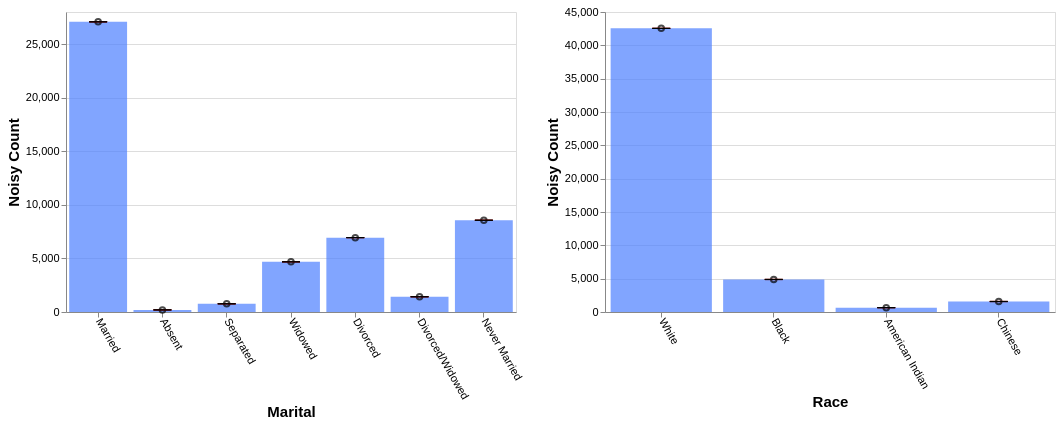

Express this chart as Vega-Lite.
### Vega-Lite specification from a JSON file in a GitHub repository (floating-point values rounded to 4 significant figures)
{"config": {"view": {"continuousWidth": 400, "continuousHeight": 300}, "axis": {"labelFontSize": 11, "titleFontSize": 15}, "axisBottom": {"labelAngle": 60}}, "hconcat": [{"layer": [{"mark": "bar", "encoding": {"color": {"value": "transparent"}, "tooltip": [{"aggregate": "sum", "field": "noisy_count", "title": "noisy count", "type": "quantitative"}, {"aggregate": "sum", "field": "noisy_count_prev", "title": "prev count", "type": "quantitative"}, {"aggregate": "sum", "field": "error", "title": "current error", "type": "quantitative"}, {"aggregate": "sum", "field": "error_prev", "title": "prev error", "type": "quantitative"}], "x": {"field": "marital", "sort": null, "title": "Marital", "type": "ordinal"}}, "height": 300, "selection": {"selector557": {"type": "interval", "encodings": ["x"]}}, "transform": [{"filter": {"selection": "selector558"}}], "width": 450}, {"mark": {"type": "bar", "color": "gray", "opacity": 0}, "encoding": {"x": {"field": "marital", "sort": null, "title": "Marital", "type": "ordinal"}, "y": {"aggregate": "sum", "field": "noisy_count_prev", "type": "quantitative"}}, "transform": [{"filter": {"selection": "selector558"}}]}, {"mark": {"type": "bar", "color": "#4C7FFF", "opacity": 0.7}, "encoding": {"x": {"field": "marital", "sort": null, "title": "Marital", "type": "ordinal"}, "y": {"aggregate": "sum", "field": "noisy_count", "type": "quantitative"}}, "transform": [{"filter": {"selection": "selector558"}}]}, {"mark": {"type": "point", "color": "black", "opacity": 0.7}, "encoding": {"x": {"field": "marital", "sort": null, "title": "Marital", "type": "ordinal"}, "y": {"aggregate": "sum", "field": "noisy_count", "title": "Noisy Count", "type": "quantitative"}}, "transform": [{"filter": {"selection": "selector558"}}]}, {"mark": {"type": "rule", "color": "#B6B6B6", "size": 2, "strokeDash": [3, 3]}, "encoding": {"x": {"field": "marital", "sort": null, "title": "Marital", "type": "ordinal"}, "y": {"aggregate": "sum", "field": "plus_error_prev_marital", "title": "", "type": "quantitative"}, "y2": {"aggregate": "sum", "field": "minus_error_prev_marital", "title": ""}}, "transform": [{"filter": {"selection": "selector558"}}]}, {"mark": {"type": "tick", "color": "#B90000", "size": 0, "strokeDash": [1, 1]}, "encoding": {"x": {"field": "marital", "sort": null, "title": "Marital", "type": "ordinal"}, "y": {"aggregate": "sum", "field": "plus_error_prev_marital", "type": "quantitative"}}, "transform": [{"filter": {"selection": "selector558"}}]}, {"mark": {"type": "tick", "color": "#B90000", "size": 0, "strokeDash": [3, 1]}, "encoding": {"x": {"field": "marital", "sort": null, "title": "Marital", "type": "ordinal"}, "y": {"aggregate": "sum", "field": "minus_error_prev_marital", "type": "quantitative"}}, "transform": [{"filter": {"selection": "selector558"}}]}, {"mark": {"type": "rule", "color": "black", "size": 2}, "encoding": {"x": {"field": "marital", "sort": null, "title": "Marital", "type": "ordinal"}, "y": {"aggregate": "sum", "field": "plus_error", "title": "", "type": "quantitative"}, "y2": {"aggregate": "sum", "field": "minus_error", "title": ""}}, "transform": [{"filter": {"selection": "selector558"}}]}, {"mark": {"type": "tick", "color": "black", "width": 0}, "encoding": {"x": {"field": "marital", "sort": null, "title": "Marital", "type": "ordinal"}, "y": {"aggregate": "sum", "field": "plus_error", "type": "quantitative"}}, "transform": [{"filter": {"selection": "selector558"}}]}, {"mark": {"type": "tick", "color": "black", "width": 0}, "encoding": {"x": {"field": "marital", "sort": null, "title": "Marital", "type": "ordinal"}, "y": {"aggregate": "sum", "field": "minus_error", "type": "quantitative"}}, "transform": [{"filter": {"selection": "selector558"}}]}]}, {"layer": [{"mark": "bar", "encoding": {"color": {"value": "transparent"}, "tooltip": [{"aggregate": "sum", "field": "noisy_count", "title": "noisy count", "type": "quantitative"}, {"aggregate": "sum", "field": "noisy_count_prev", "title": "prev count", "type": "quantitative"}, {"aggregate": "sum", "field": "error", "title": "current error", "type": "quantitative"}, {"aggregate": "sum", "field": "error_prev", "title": "prev error", "type": "quantitative"}], "x": {"field": "race", "sort": null, "title": "Race", "type": "ordinal"}}, "height": 300, "selection": {"selector558": {"type": "interval", "encodings": ["x"]}}, "transform": [{"filter": {"selection": "selector557"}}], "width": 450}, {"mark": {"type": "bar", "color": "gray", "opacity": 0}, "encoding": {"x": {"field": "race", "sort": null, "title": "Race", "type": "ordinal"}, "y": {"aggregate": "sum", "field": "noisy_count_prev", "type": "quantitative"}}, "transform": [{"filter": {"selection": "selector557"}}]}, {"mark": {"type": "bar", "color": "#4C7FFF", "opacity": 0.7}, "encoding": {"x": {"field": "race", "sort": null, "title": "Race", "type": "ordinal"}, "y": {"aggregate": "sum", "field": "noisy_count", "type": "quantitative"}}, "transform": [{"filter": {"selection": "selector557"}}]}, {"mark": {"type": "point", "color": "black", "opacity": 0.7}, "encoding": {"x": {"field": "race", "sort": null, "title": "Race", "type": "ordinal"}, "y": {"aggregate": "sum", "field": "noisy_count", "title": "Noisy Count", "type": "quantitative"}}, "transform": [{"filter": {"selection": "selector557"}}]}, {"mark": {"type": "rule", "color": "#B6B6B6", "size": 2, "strokeDash": [3, 3]}, "encoding": {"x": {"field": "race", "sort": null, "title": "Race", "type": "ordinal"}, "y": {"aggregate": "sum", "field": "plus_error_prev_race", "title": "", "type": "quantitative"}, "y2": {"aggregate": "sum", "field": "minus_error_prev_race", "title": ""}}, "transform": [{"filter": {"selection": "selector557"}}]}, {"mark": {"type": "tick", "color": "#B90000", "size": 0, "strokeDash": [1, 1]}, "encoding": {"x": {"field": "race", "sort": null, "title": "Race", "type": "ordinal"}, "y": {"aggregate": "sum", "field": "plus_error_prev_race", "type": "quantitative"}}, "transform": [{"filter": {"selection": "selector557"}}]}, {"mark": {"type": "tick", "color": "#B90000", "size": 0, "strokeDash": [3, 1]}, "encoding": {"x": {"field": "race", "sort": null, "title": "Race", "type": "ordinal"}, "y": {"aggregate": "sum", "field": "minus_error_prev_race", "type": "quantitative"}}, "transform": [{"filter": {"selection": "selector557"}}]}, {"mark": {"type": "rule", "color": "black", "size": 2}, "encoding": {"x": {"field": "race", "sort": null, "title": "Race", "type": "ordinal"}, "y": {"aggregate": "sum", "field": "plus_error", "title": "", "type": "quantitative"}, "y2": {"aggregate": "sum", "field": "minus_error", "title": ""}}, "transform": [{"filter": {"selection": "selector557"}}]}, {"mark": {"type": "tick", "color": "black", "width": 0}, "encoding": {"x": {"field": "race", "sort": null, "title": "Race", "type": "ordinal"}, "y": {"aggregate": "sum", "field": "plus_error", "type": "quantitative"}}, "transform": [{"filter": {"selection": "selector557"}}]}, {"mark": {"type": "tick", "color": "black", "width": 0}, "encoding": {"x": {"field": "race", "sort": null, "title": "Race", "type": "ordinal"}, "y": {"aggregate": "sum", "field": "minus_error", "type": "quantitative"}}, "transform": [{"filter": {"selection": "selector557"}}]}]}], "data": {"name": "data-61e2545fc40f8932e102a767266edd6a"}, "$schema": "https://vega.github.io/schema/vega-lite/v4.17.0.json", "datasets": {"data-61e2545fc40f8932e102a767266edd6a": [{"marital": "Married", "race": "White", "noisy_count": 24270.0, "true_count": 24270.0, "plus_error": 24270.0, "minus_error": 24270.0, "error": 2.8, "noisy_count_prev": 24270.0, "true_count_prev": 24270.0, "plus_error_prev": 24270.0, "minus_error_prev": 24270.0, "error_prev": 3.1, "plus_error_prev_marital": 24270.0, "minus_error_prev_marital": 24270.0, "plus_error_prev_race": 24270.0, "minus_error_prev_race": 24270.0}, {"marital": "Married", "race": "Black", "noisy_count": 1677.0, "true_count": 1667.0, "plus_error": 1680.0, "minus_error": 1674.0, "error": 2.8, "noisy_count_prev": 1677.0, "true_count_prev": 1667.0, "plus_error_prev": 1680.0, "minus_error_prev": 1673.0, "error_prev": 3.1, "plus_error_prev_marital": 1680.0, "minus_error_prev_marital": 1673.0, "plus_error_prev_race": 1680.0, "minus_error_prev_race": 1673.0}, {"marital": "Married", "race": "American Indian", "noisy_count": 271.0, "true_count": 266.0, "plus_error": 273.8, "minus_error": 268.1, "error": 2.8, "noisy_count_prev": 271.0, "true_count_prev": 266.0, "plus_error_prev": 274.1, "minus_error_prev": 267.9, "error_prev": 3.1, "plus_error_prev_marital": 274.2, "minus_error_prev_marital": 268.0, "plus_error_prev_race": 274.3, "minus_error_prev_race": 268.1}, {"marital": "Married", "race": "Chinese", "noisy_count": 863.1, "true_count": 863.0, "plus_error": 866.0, "minus_error": 860.3, "error": 2.8, "noisy_count_prev": 862.9, "true_count_prev": 863.0, "plus_error_prev": 866.1, "minus_error_prev": 859.8, "error_prev": 3.1, "plus_error_prev_marital": 866.2, "minus_error_prev_marital": 859.9, "plus_error_prev_race": 866.0, "minus_error_prev_race": 859.7}, {"marital": "Absent", "race": "White", "noisy_count": 100.8, "true_count": 94.0, "plus_error": 103.7, "minus_error": 98.0, "error": 2.8, "noisy_count_prev": 100.8, "true_count_prev": 94.0, "plus_error_prev": 104.0, "minus_error_prev": 97.7, "error_prev": 3.1, "plus_error_prev_marital": 104.2, "minus_error_prev_marital": 97.88, "plus_error_prev_race": 104.1, "minus_error_prev_race": 97.76}, {"marital": "Absent", "race": "Black", "noisy_count": 11.5, "true_count": 16.0, "plus_error": 14.3, "minus_error": 8.6, "error": 2.8, "noisy_count_prev": 11.3, "true_count_prev": 16.0, "plus_error_prev": 14.4, "minus_error_prev": 8.1, "error_prev": 3.1, "plus_error_prev_marital": 14.57, "minus_error_prev_marital": 8.275, "plus_error_prev_race": 14.41, "minus_error_prev_race": 8.114}, {"marital": "Absent", "race": "American Indian", "noisy_count": 26.2, "true_count": 0.0, "plus_error": 29.1, "minus_error": 23.4, "error": 2.8, "noisy_count_prev": 25.8, "true_count_prev": 0.0, "plus_error_prev": 28.9, "minus_error_prev": 22.6, "error_prev": 3.1, "plus_error_prev_marital": 29.07, "minus_error_prev_marital": 22.77, "plus_error_prev_race": 29.11, "minus_error_prev_race": 22.81}, {"marital": "Absent", "race": "Chinese", "noisy_count": 57.7, "true_count": 7.0, "plus_error": 60.6, "minus_error": 54.9, "error": 2.8, "noisy_count_prev": 57.6, "true_count_prev": 7.0, "plus_error_prev": 60.7, "minus_error_prev": 54.4, "error_prev": 3.1, "plus_error_prev_marital": 60.88, "minus_error_prev_marital": 54.57, "plus_error_prev_race": 60.63, "minus_error_prev_race": 54.33}, {"marital": "Separated", "race": "White", "noisy_count": 579.9, "true_count": 567.0, "plus_error": 582.7, "minus_error": 577.1, "error": 2.8, "noisy_count_prev": 579.4, "true_count_prev": 567.0, "plus_error_prev": 582.5, "minus_error_prev": 576.3, "error_prev": 3.1, "plus_error_prev_marital": 582.6, "minus_error_prev_marital": 576.4, "plus_error_prev_race": 582.6, "minus_error_prev_race": 576.4}, {"marital": "Separated", "race": "Black", "noisy_count": 87.9, "true_count": 84.0, "plus_error": 90.8, "minus_error": 85.1, "error": 2.8, "noisy_count_prev": 88.2, "true_count_prev": 84.0, "plus_error_prev": 91.4, "minus_error_prev": 85.1, "error_prev": 3.1, "plus_error_prev_marital": 91.55, "minus_error_prev_marital": 85.25, "plus_error_prev_race": 91.41, "minus_error_prev_race": 85.11}, {"marital": "Separated", "race": "American Indian", "noisy_count": 14.0, "true_count": 13.0, "plus_error": 16.9, "minus_error": 11.2, "error": 2.8, "noisy_count_prev": 13.8, "true_count_prev": 13.0, "plus_error_prev": 17.0, "minus_error_prev": 10.7, "error_prev": 3.1, "plus_error_prev_marital": 17.15, "minus_error_prev_marital": 10.85, "plus_error_prev_race": 17.21, "minus_error_prev_race": 10.91}, {"marital": "Separated", "race": "Chinese", "noisy_count": 83.2, "true_count": 47.0, "plus_error": 86.1, "minus_error": 80.4, "error": 2.8, "noisy_count_prev": 83.0, "true_count_prev": 47.0, "plus_error_prev": 86.2, "minus_error_prev": 79.9, "error_prev": 3.1, "plus_error_prev_marital": 86.35, "minus_error_prev_marital": 80.05, "plus_error_prev_race": 86.13, "minus_error_prev_race": 79.83}, {"marital": "Widowed", "race": "White", "noisy_count": 4043.0, "true_count": 4078.0, "plus_error": 4046.0, "minus_error": 4040.0, "error": 2.8, "noisy_count_prev": 4043.0, "true_count_prev": 4078.0, "plus_error_prev": 4046.0, "minus_error_prev": 4040.0, "error_prev": 3.1, "plus_error_prev_marital": 4046.0, "minus_error_prev_marital": 4040.0, "plus_error_prev_race": 4047.0, "minus_error_prev_race": 4040.0}, {"marital": "Widowed", "race": "Black", "noisy_count": 488.4, "true_count": 543.0, "plus_error": 491.2, "minus_error": 485.5, "error": 2.8, "noisy_count_prev": 489.4, "true_count_prev": 543.0, "plus_error_prev": 492.6, "minus_error_prev": 486.3, "error_prev": 3.1, "plus_error_prev_marital": 492.4, "minus_error_prev_marital": 486.1, "plus_error_prev_race": 492.6, "minus_error_prev_race": 486.3}, {"marital": "Widowed", "race": "American Indian", "noisy_count": 55.4, "true_count": 35.0, "plus_error": 58.2, "minus_error": 52.5, "error": 2.8, "noisy_count_prev": 55.2, "true_count_prev": 35.0, "plus_error_prev": 58.3, "minus_error_prev": 52.0, "error_prev": 3.1, "plus_error_prev_marital": 58.05, "minus_error_prev_marital": 51.75, "plus_error_prev_race": 58.51, "minus_error_prev_race": 52.21}, {"marital": "Widowed", "race": "Chinese", "noisy_count": 95.6, "true_count": 77.0, "plus_error": 98.4, "minus_error": 92.8, "error": 2.8, "noisy_count_prev": 95.8, "true_count_prev": 77.0, "plus_error_prev": 99.0, "minus_error_prev": 92.7, "error_prev": 3.1, "plus_error_prev_marital": 98.75, "minus_error_prev_marital": 92.45, "plus_error_prev_race": 98.93, "minus_error_prev_race": 92.63}, {"marital": "Divorced", "race": "White", "noisy_count": 5960.0, "true_count": 5901.0, "plus_error": 5963.0, "minus_error": 5957.0, "error": 2.8, "noisy_count_prev": 5960.0, "true_count_prev": 5901.0, "plus_error_prev": 5963.0, "minus_error_prev": 5956.0, "error_prev": 3.1, "plus_error_prev_marital": 5963.0, "minus_error_prev_marital": 5957.0, "plus_error_prev_race": 5963.0, "minus_error_prev_race": 5957.0}, {"marital": "Divorced", "race": "Black", "noisy_count": 766.6, "true_count": 750.0, "plus_error": 769.5, "minus_error": 763.8, "error": 2.8, "noisy_count_prev": 766.5, "true_count_prev": 750.0, "plus_error_prev": 769.6, "minus_error_prev": 763.3, "error_prev": 3.1, "plus_error_prev_marital": 769.7, "minus_error_prev_marital": 763.4, "plus_error_prev_race": 769.6, "minus_error_prev_race": 763.3}, {"marital": "Divorced", "race": "American Indian", "noisy_count": 90.8, "true_count": 94.0, "plus_error": 93.6, "minus_error": 88.0, "error": 2.8, "noisy_count_prev": 90.6, "true_count_prev": 94.0, "plus_error_prev": 93.8, "minus_error_prev": 87.5, "error_prev": 3.1, "plus_error_prev_marital": 93.95, "minus_error_prev_marital": 87.65, "plus_error_prev_race": 94.01, "minus_error_prev_race": 87.71}, {"marital": "Divorced", "race": "Chinese", "noisy_count": 122.6, "true_count": 105.0, "plus_error": 125.4, "minus_error": 119.7, "error": 2.8, "noisy_count_prev": 122.7, "true_count_prev": 105.0, "plus_error_prev": 125.8, "minus_error_prev": 119.5, "error_prev": 3.1, "plus_error_prev_marital": 125.9, "minus_error_prev_marital": 119.6, "plus_error_prev_race": 125.7, "minus_error_prev_race": 119.4}, {"marital": "Divorced/Widowed", "race": "White", "noisy_count": 1012.0, "true_count": 1005.0, "plus_error": 1015.0, "minus_error": 1009.0, "error": 2.8, "noisy_count_prev": 1012.0, "true_count_prev": 1005.0, "plus_error_prev": 1015.0, "minus_error_prev": 1009.0, "error_prev": 3.1, "plus_error_prev_marital": 1016.0, "minus_error_prev_marital": 1009.0, "plus_error_prev_race": 1015.0, "minus_error_prev_race": 1009.0}, {"marital": "Divorced/Widowed", "race": "Black", "noisy_count": 314.9, "true_count": 344.0, "plus_error": 317.7, "minus_error": 312.1, "error": 2.8, "noisy_count_prev": 314.5, "true_count_prev": 344.0, "plus_error_prev": 317.6, "minus_error_prev": 311.3, "error_prev": 3.1, "plus_error_prev_marital": 317.8, "minus_error_prev_marital": 311.5, "plus_error_prev_race": 317.6, "minus_error_prev_race": 311.3}, {"marital": "Divorced/Widowed", "race": "American Indian", "noisy_count": 62.5, "true_count": 21.0, "plus_error": 65.3, "minus_error": 59.6, "error": 2.8, "noisy_count_prev": 62.2, "true_count_prev": 21.0, "plus_error_prev": 65.3, "minus_error_prev": 59.0, "error_prev": 3.1, "plus_error_prev_marital": 65.48, "minus_error_prev_marital": 59.18, "plus_error_prev_race": 65.51, "minus_error_prev_race": 59.21}, {"marital": "Divorced/Widowed", "race": "Chinese", "noisy_count": 32.9, "true_count": 33.0, "plus_error": 35.7, "minus_error": 30.1, "error": 2.8, "noisy_count_prev": 32.8, "true_count_prev": 33.0, "plus_error_prev": 36.0, "minus_error_prev": 29.7, "error_prev": 3.1, "plus_error_prev_marital": 36.18, "minus_error_prev_marital": 29.88, "plus_error_prev_race": 35.93, "minus_error_prev_race": 29.63}, {"marital": "Never Married", "race": "White", "noisy_count": 6580.0, "true_count": 6590.0, "plus_error": 6583.0, "minus_error": 6577.0, "error": 2.8, "noisy_count_prev": 6581.0, "true_count_prev": 6590.0, "plus_error_prev": 6584.0, "minus_error_prev": 6578.0, "error_prev": 3.1, "plus_error_prev_marital": 6584.0, "minus_error_prev_marital": 6577.0, "plus_error_prev_race": 6584.0, "minus_error_prev_race": 6578.0}, {"marital": "Never Married", "race": "Black", "noisy_count": 1536.0, "true_count": 1525.0, "plus_error": 1539.0, "minus_error": 1534.0, "error": 2.8, "noisy_count_prev": 1536.0, "true_count_prev": 1525.0, "plus_error_prev": 1539.0, "minus_error_prev": 1533.0, "error_prev": 3.1, "plus_error_prev_marital": 1539.0, "minus_error_prev_marital": 1533.0, "plus_error_prev_race": 1539.0, "minus_error_prev_race": 1533.0}, {"marital": "Never Married", "race": "American Indian", "noisy_count": 128.6, "true_count": 132.0, "plus_error": 131.4, "minus_error": 125.8, "error": 2.8, "noisy_count_prev": 128.4, "true_count_prev": 132.0, "plus_error_prev": 131.6, "minus_error_prev": 125.3, "error_prev": 3.1, "plus_error_prev_marital": 131.5, "minus_error_prev_marital": 125.2, "plus_error_prev_race": 131.8, "minus_error_prev_race": 125.5}, {"marital": "Never Married", "race": "Chinese", "noisy_count": 319.9, "true_count": 310.0, "plus_error": 322.8, "minus_error": 317.1, "error": 2.8, "noisy_count_prev": 320.7, "true_count_prev": 310.0, "plus_error_prev": 323.9, "minus_error_prev": 317.6, "error_prev": 3.1, "plus_error_prev_marital": 323.8, "minus_error_prev_marital": 317.5, "plus_error_prev_race": 323.8, "minus_error_prev_race": 317.5}]}}
